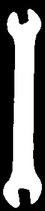
//> input picture Litvinov_Oleg/СТЗ/Lab3_task4/Lab3_task4/gk_tmplt.jpg, 45 x 211 px, shrunk from 72 x 336 before the run
$ ./Source   (built with g++ and OpenCV 4)
//> lines starting //> are read from the running program, lines starting //| are printed output that depends on the picture; after the words box and inside, x2 and y2 are one past the last pixel; in counts of white or black regions, pixels touching at a corner belong together
#include <stdlib.h>
#include <stdio.h>
#include <opencv2\core\core.hpp>
#include <opencv2/imgproc/imgproc.hpp>
#include <opencv2/highgui/highgui.hpp>
#include <opencv2\imgcodecs.hpp>
#include <iostream>
#include <string>

using namespace std;
using namespace cv;

/*
Function to search contours via canny algorithm. Before using this algo sample may be
binarized by using "sample_to_binary" flag
*/
vector<vector<Point>> search_contours(Mat sample, int down_thresh, int up_thresh, bool sample_to_binary = 0);

int main(int argc, char** argv)
{
    Mat wrench_sample = imread("gk_tmplt.jpg");
//> wrench_sample is the input picture: 211 rows x 45 cols, CV_8UC3; min 0, max 255, mean 114.8
    Mat wrenches = imread("gk.jpg");
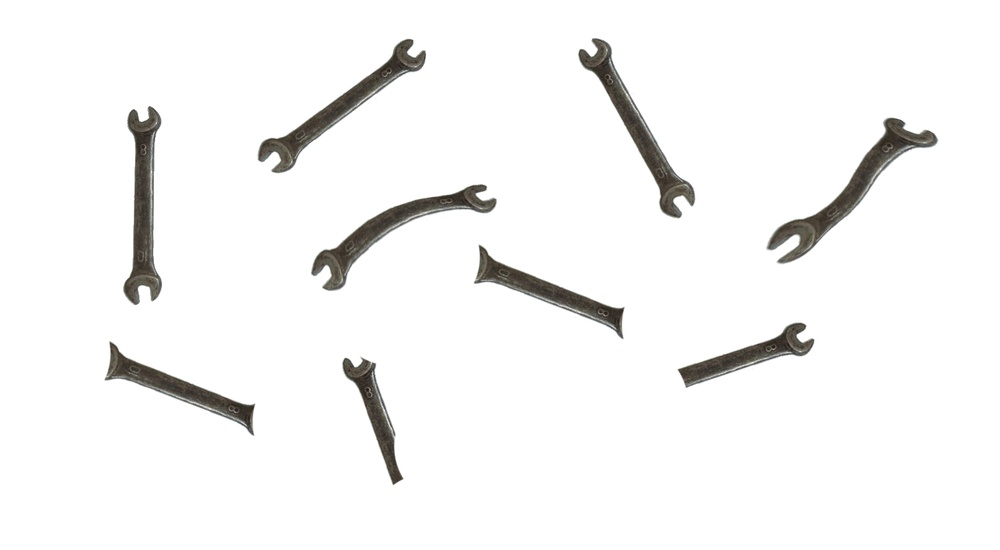
//> input picture Litvinov_Oleg/СТЗ/Lab3_task4/Lab3_task4/gk.jpg, 1000 x 550 px, shrunk from 1592 x 876 before the run
//> wrenches is the input picture: 550 rows x 1000 cols, CV_8UC3; mean B, G, R 244, 244.5, 244.8
    double similarity_threshold = 0.5;

    vector<vector<Point>> sample_cnts = search_contours(wrench_sample, 100, 200);
//> in search_contours, `Canny(sample, sample_canny, down_thresh, up_thresh, 3, true);`:
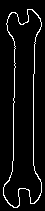
//> sample_canny: 211 rows x 45 cols, CV_8UC1; 5.6% white in thin lines or dots, all inside (x1, y1, x2, y2) = (3, 9, 42, 208)
//> in search_contours, `findContours(sample_canny.clone(), sample_cnts, CV_RETR_EXTERNAL, CV_C..`: sample_cnts = 1 contour; box (x1, y1, x2, y2) and area: (3, 9, 42, 208) 4286
    Mat sample_with_cnts = wrench_sample.clone();
    drawContours(sample_with_cnts, sample_cnts, -1, Scalar(0, 0, 255), 3);
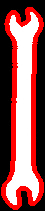
//> sample_with_cnts: 211 rows x 45 cols, CV_8UC3; mean B, G, R 83.6, 83.6, 147.5
    imshow("sample cnts", sample_with_cnts);

    vector<vector<Point>> target_cnts = search_contours(wrenches, 100, 200, 1);
//> call 2 of search_contours, with down_thresh = 100, up_thresh = 200, sample_to_binary = true
//> in search_contours (call 2), `threshold(sample, sample, 200, 255, THRESH_BINARY_INV);`:
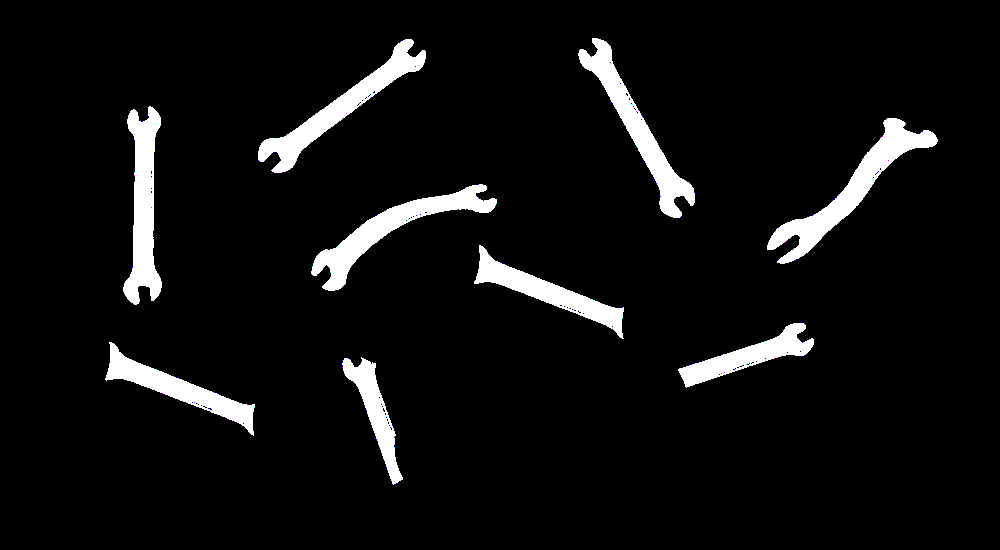
//> sample: 550 rows x 1000 cols, CV_8UC3; mean B, G, R 15.8, 15.7, 15.7
//> in search_contours (call 2), `Canny(sample, sample_canny, down_thresh, up_thresh, 3, true);`:
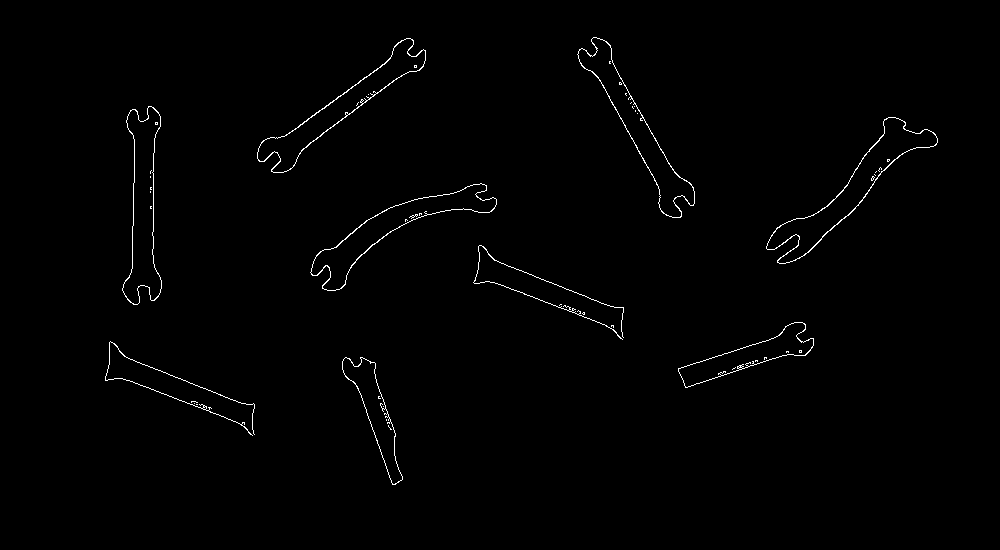
//> sample_canny: 550 rows x 1000 cols, CV_8UC1; 0.83% white in thin lines or dots, all inside (x1, y1, x2, y2) = (105, 37, 938, 485)
//> in search_contours (call 2), `findContours(sample_canny.clone(), sample_cnts, CV_RETR_EXTERNAL, CV_C..`: sample_cnts = 15 contours, 6 with area under 20; largest, box (x1, y1, x2, y2) and area: (766, 117, 938, 264) 5036, (310, 183, 497, 291) 4424, (257, 38, 426, 173) 4352, (577, 37, 695, 218) 4313, (122, 106, 162, 305) 4284
//> target_cnts has the same summary as sample_cnts in search_contours
    Mat target_with_cnts = wrenches.clone();
    drawContours(target_with_cnts, target_cnts, -1, Scalar(0, 0, 255), 3);
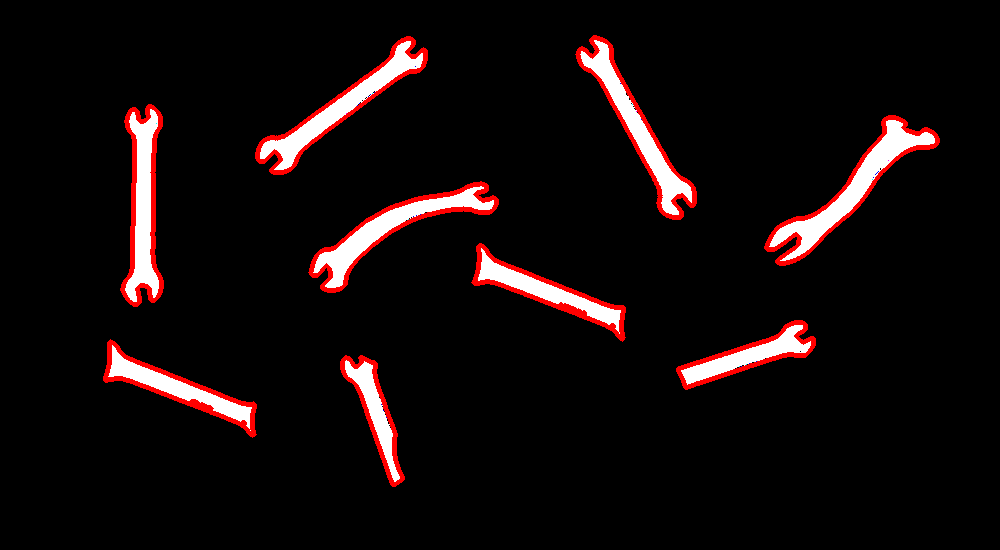
//> target_with_cnts: 550 rows x 1000 cols, CV_8UC3; 3.3% of pixels changed, all inside (x1, y1, x2, y2) = (103, 35, 940, 487)
    imshow("target cnts", target_with_cnts);

    for (int i = 0; i < target_cnts.size(); i++)
    {
        double similarity = matchShapes(sample_cnts[0], target_cnts[i], CV_CONTOURS_MATCH_I2, 0);
        if (similarity > similarity_threshold)
        {
			//deleting non-similar contours from production vector
            target_cnts.erase(target_cnts.begin() + i);
            i--;
        }
    }
//> this loop made 15 passes
//> similarity on passes 1 to 12: 1.8e+308, 1.8e+308, 11.11, 3.17, 33.72, 7.61, 0.813, 4.42, 1.8e+308, 27.94, 4.02, 1.29
	//similar forms will be circled 欙 green
    Mat prod = target_with_cnts.clone();
    drawContours(prod, target_cnts, -1, Scalar(0, 255, 0), 3);
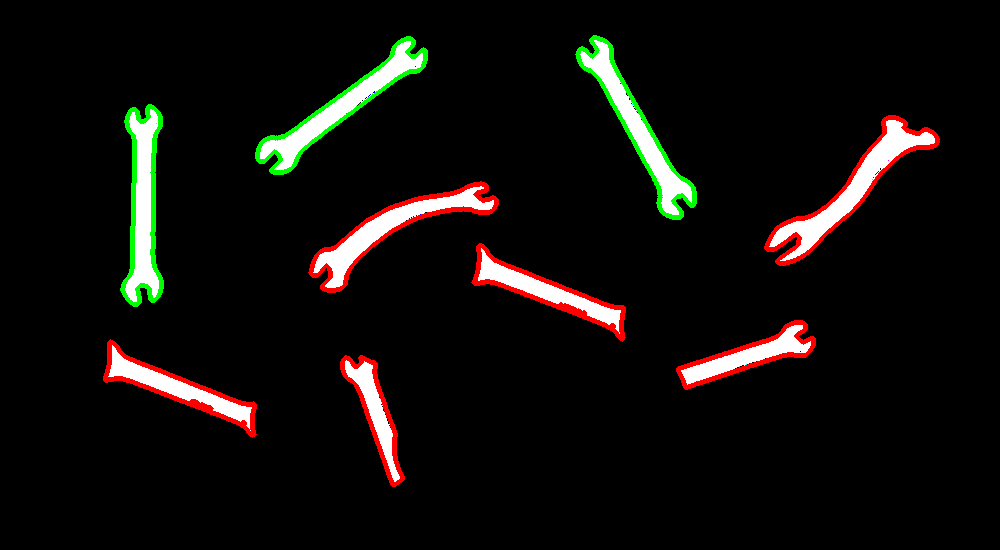
//> prod: 550 rows x 1000 cols, CV_8UC3; 1.21% of pixels changed, all inside (x1, y1, x2, y2) = (120, 35, 697, 307)
    imshow("production cnts", prod);

    waitKey(0);
    return 0;
}

vector<vector<Point>> search_contours(Mat sample, int down_thresh, int up_thresh, bool sample_to_binary)
{
    if (sample_to_binary)
    {
		//invariation uses because targets are on the white background
        threshold(sample, sample, 200, 255, THRESH_BINARY_INV);
    }

    Mat sample_canny;
    Canny(sample, sample_canny, down_thresh, up_thresh, 3, true);

    vector<vector<Point>> sample_cnts;
    findContours(sample_canny.clone(), sample_cnts, CV_RETR_EXTERNAL, CV_CHAIN_APPROX_NONE);

    return sample_cnts;
}
